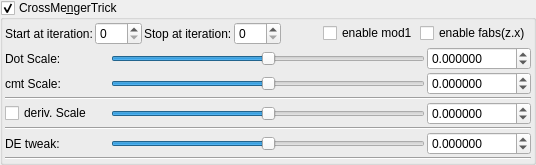
    <widget class="MyGroupBox" name="groupCheck_transf_function_enabledX_false">
     <property name="toolTip">
      <string/>
     </property>
     <property name="title">
      <string>CrossMe&amp;ngerTrick</string>
     </property>
     <property name="checkable">
      <bool>true</bool>
     </property>
     <layout class="QVBoxLayout" name="verticalLayout_34" stretch="0,0,0">
      <property name="spacing">
       <number>2</number>
      </property>
      <property name="leftMargin">
       <number>2</number>
      </property>
      <property name="topMargin">
       <number>2</number>
      </property>
      <property name="rightMargin">
       <number>2</number>
      </property>
      <property name="bottomMargin">
       <number>2</number>
      </property>
      <item>
       <layout class="QGridLayout" name="gridLayout_73">
        <property name="spacing">
         <number>2</number>
        </property>
        <item row="0" column="3">
         <widget class="MySpinBox" name="spinboxInt_transf_stop_iterations_A">
          <property name="sizePolicy">
           <sizepolicy hsizetype="Minimum" vsizetype="Maximum">
            <horstretch>0</horstretch>
            <verstretch>0</verstretch>
           </sizepolicy>
          </property>
          <property name="maximum">
           <number>250</number>
          </property>
         </widget>
        </item>
        <item row="0" column="0">
         <widget class="QLabel" name="label_257">
          <property name="text">
           <string>Start at iteration:</string>
          </property>
         </widget>
        </item>
        <item row="0" column="1">
         <widget class="MySpinBox" name="spinboxInt_transf_start_iterations_A">
          <property name="sizePolicy">
           <sizepolicy hsizetype="Minimum" vsizetype="Maximum">
            <horstretch>0</horstretch>
            <verstretch>0</verstretch>
           </sizepolicy>
          </property>
          <property name="maximum">
           <number>250</number>
          </property>
         </widget>
        </item>
        <item row="0" column="4">
         <spacer name="horizontalSpacer_39">
          <property name="orientation">
           <enum>Qt::Horizontal</enum>
          </property>
          <property name="sizeHint" stdset="0">
           <size>
            <width>40</width>
            <height>20</height>
           </size>
          </property>
         </spacer>
        </item>
        <item row="0" column="2">
         <widget class="QLabel" name="label_256">
          <property name="text">
           <string>Stop at iteration:</string>
          </property>
         </widget>
        </item>
        <item row="0" column="6">
         <widget class="MyCheckBox" name="checkBox_transf_function_enabledCy_false">
          <property name="text">
           <string>enable fabs(z.x)</string>
          </property>
         </widget>
        </item>
        <item row="0" column="5">
         <widget class="QCheckBox" name="checkBox_transf_function_enabledBz_false">
          <property name="layoutDirection">
           <enum>Qt::LeftToRight</enum>
          </property>
          <property name="text">
           <string>enable mod1</string>
          </property>
         </widget>
        </item>
       </layout>
      </item>
      <item>
       <layout class="QGridLayout" name="gridLayout_70">
        <property name="spacing">
         <number>2</number>
        </property>
        <item row="6" column="0">
         <widget class="QCheckBox" name="checkBox_transf_function_enabled_false">
          <property name="layoutDirection">
           <enum>Qt::LeftToRight</enum>
          </property>
          <property name="text">
           <string>deriv. Scale</string>
          </property>
         </widget>
        </item>
        <item row="3" column="4">
         <widget class="MyDoubleSpinBox" name="spinbox_transf_scaleA_3">
          <property name="sizePolicy">
           <sizepolicy hsizetype="Minimum" vsizetype="Maximum">
            <horstretch>0</horstretch>
            <verstretch>0</verstretch>
           </sizepolicy>
          </property>
          <property name="prefix">
           <string/>
          </property>
          <property name="suffix">
           <string/>
          </property>
          <property name="decimals">
           <number>6</number>
          </property>
          <property name="minimum">
           <double>-99.000000000000000</double>
          </property>
          <property name="maximum">
           <double>99.000000000000000</double>
          </property>
          <property name="singleStep">
           <double>0.100000000000000</double>
          </property>
         </widget>
        </item>
        <item row="8" column="0">
         <widget class="QLabel" name="label_115">
          <property name="text">
           <string>DE tweak:</string>
          </property>
         </widget>
        </item>
        <item row="3" column="0">
         <widget class="QLabel" name="label_112">
          <property name="text">
           <string>cmt Scale:</string>
          </property>
         </widget>
        </item>
        <item row="4" column="0" colspan="5">
         <widget class="Line" name="line_65">
          <property name="orientation">
           <enum>Qt::Horizontal</enum>
          </property>
         </widget>
        </item>
        <item row="6" column="4">
         <widget class="MyDoubleSpinBox" name="spinbox_transf_scaleE_1">
          <property name="sizePolicy">
           <sizepolicy hsizetype="Minimum" vsizetype="Maximum">
            <horstretch>0</horstretch>
            <verstretch>0</verstretch>
           </sizepolicy>
          </property>
          <property name="prefix">
           <string/>
          </property>
          <property name="suffix">
           <string/>
          </property>
          <property name="decimals">
           <number>6</number>
          </property>
          <property name="minimum">
           <double>-99.000000000000000</double>
          </property>
          <property name="maximum">
           <double>99.000000000000000</double>
          </property>
          <property name="singleStep">
           <double>0.100000000000000</double>
          </property>
         </widget>
        </item>
        <item row="8" column="4">
         <widget class="MyDoubleSpinBox" name="spinbox_transf_offset_1">
          <property name="sizePolicy">
           <sizepolicy hsizetype="Minimum" vsizetype="Maximum">
            <horstretch>0</horstretch>
            <verstretch>0</verstretch>
           </sizepolicy>
          </property>
          <property name="prefix">
           <string/>
          </property>
          <property name="suffix">
           <string/>
          </property>
          <property name="decimals">
           <number>6</number>
          </property>
          <property name="minimum">
           <double>-99.000000000000000</double>
          </property>
          <property name="maximum">
           <double>99.000000000000000</double>
          </property>
          <property name="singleStep">
           <double>0.100000000000000</double>
          </property>
         </widget>
        </item>
        <item row="7" column="0" colspan="5">
         <widget class="Line" name="line_66">
          <property name="orientation">
           <enum>Qt::Horizontal</enum>
          </property>
         </widget>
        </item>
        <item row="6" column="1" colspan="3">
         <widget class="QSlider" name="slider_transf_scaleE_1">
          <property name="sizePolicy">
           <sizepolicy hsizetype="Expanding" vsizetype="Maximum">
            <horstretch>0</horstretch>
            <verstretch>0</verstretch>
           </sizepolicy>
          </property>
          <property name="minimum">
           <number>-5000000</number>
          </property>
          <property name="maximum">
           <number>5000000</number>
          </property>
          <property name="value">
           <number>0</number>
          </property>
          <property name="sliderPosition">
           <number>0</number>
          </property>
          <property name="orientation">
           <enum>Qt::Horizontal</enum>
          </property>
         </widget>
        </item>
        <item row="8" column="1" colspan="3">
         <widget class="QSlider" name="slider_transf_offset_1">
          <property name="sizePolicy">
           <sizepolicy hsizetype="Expanding" vsizetype="Maximum">
            <horstretch>0</horstretch>
            <verstretch>0</verstretch>
           </sizepolicy>
          </property>
          <property name="minimum">
           <number>-5000000</number>
          </property>
          <property name="maximum">
           <number>5000000</number>
          </property>
          <property name="value">
           <number>0</number>
          </property>
          <property name="sliderPosition">
           <number>0</number>
          </property>
          <property name="orientation">
           <enum>Qt::Horizontal</enum>
          </property>
         </widget>
        </item>
        <item row="2" column="0">
         <widget class="QLabel" name="label_124">
          <property name="text">
           <string>Dot Scale:</string>
          </property>
         </widget>
        </item>
        <item row="2" column="4">
         <widget class="MyDoubleSpinBox" name="spinbox_transf_scaleD_1">
          <property name="sizePolicy">
           <sizepolicy hsizetype="Minimum" vsizetype="Maximum">
            <horstretch>0</horstretch>
            <verstretch>0</verstretch>
           </sizepolicy>
          </property>
          <property name="prefix">
           <string/>
          </property>
          <property name="suffix">
           <string/>
          </property>
          <property name="decimals">
           <number>6</number>
          </property>
          <property name="minimum">
           <double>-99.000000000000000</double>
          </property>
          <property name="maximum">
           <double>99.000000000000000</double>
          </property>
          <property name="singleStep">
           <double>0.100000000000000</double>
          </property>
         </widget>
        </item>
        <item row="2" column="1" colspan="3">
         <widget class="QSlider" name="slider_transf_scaleD_1">
          <property name="sizePolicy">
           <sizepolicy hsizetype="Expanding" vsizetype="Maximum">
            <horstretch>0</horstretch>
            <verstretch>0</verstretch>
           </sizepolicy>
          </property>
          <property name="minimum">
           <number>-5000000</number>
          </property>
          <property name="maximum">
           <number>5000000</number>
          </property>
          <property name="value">
           <number>0</number>
          </property>
          <property name="sliderPosition">
           <number>0</number>
          </property>
          <property name="orientation">
           <enum>Qt::Horizontal</enum>
          </property>
         </widget>
        </item>
        <item row="3" column="1" colspan="3">
         <widget class="QSlider" name="slider_transf_scaleA_3">
          <property name="sizePolicy">
           <sizepolicy hsizetype="Expanding" vsizetype="Maximum">
            <horstretch>0</horstretch>
            <verstretch>0</verstretch>
           </sizepolicy>
          </property>
          <property name="minimum">
           <number>-5000000</number>
          </property>
          <property name="maximum">
           <number>5000000</number>
          </property>
          <property name="value">
           <number>0</number>
          </property>
          <property name="sliderPosition">
           <number>0</number>
          </property>
          <property name="orientation">
           <enum>Qt::Horizontal</enum>
          </property>
         </widget>
        </item>
       </layout>
      </item>
      <item>
       <widget class="Line" name="line_63">
        <property name="orientation">
         <enum>Qt::Horizontal</enum>
        </property>
       </widget>
      </item>
     </layout>
    </widget>
